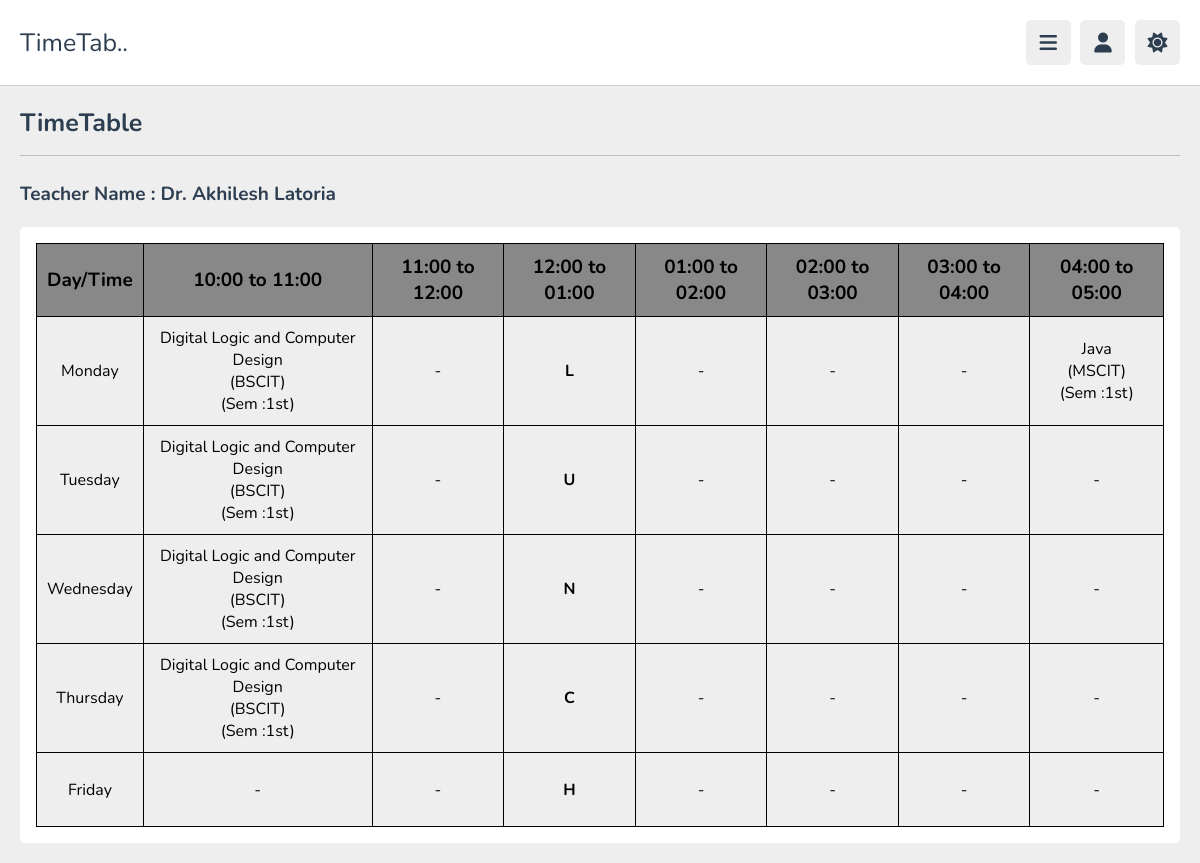
Screenshot of /teacher/timetable.php (signed in) with the database file from the repository.
### tables this page shows
CREATE TABLE `teachers` (
  `teacher_id` int(11) NOT NULL,
  `name` varchar(100) NOT NULL,
  `email` varchar(100) NOT NULL,
  `password` varchar(100) NOT NULL,
  `contact_no` varchar(12) NOT NULL,
  `gender` varchar(10) NOT NULL,
  `address` varchar(200) NOT NULL,
  `image` varchar(200) NOT NULL
);

CREATE TABLE `subjects` (
  `subject_id` int(11) NOT NULL,
  `subject_name` varchar(100) NOT NULL,
  `course_id` int(11) NOT NULL,
  `sem_id` int(11) NOT NULL,
  `assign_id` int(11) NOT NULL
);

CREATE TABLE `courses` (
  `course_id` int(11) NOT NULL,
  `course_name` varchar(200) NOT NULL,
  `description` varchar(10000) NOT NULL
);

CREATE TABLE `semesters` (
  `sem_id` int(11) NOT NULL,
  `sem_name` varchar(20) NOT NULL,
  `course_id` int(11) NOT NULL
);

### teacher/timetable.php (the view, shortened to what this page needs)
<?php
require ("../db_connect.php");
require ("header.php");
function teacher_time_table($conn, $teacher_id)
{
    $days = ['Monday', 'Tuesday', 'Wednesday', 'Thursday', 'Friday'];
    $times = ['10:00 to 11:00', '11:00 to 12:00', '01:00 to 02:00', '02:00 to 03:00', '03:00 to 04:00', '04:00 to 05:00'];
    $weekTimeTable = [];
    foreach ($days as $day) {
        $dailyTimeTable = [];
        foreach ($times as $time) {
            $stmt = $conn->prepare("SELECT subject_id, course_id, sem_id FROM timetable WHERE teacher_id = '$teacher_id' AND day = '$day' AND time = '$time'");
            $stmt->execute();
            $result = $stmt->get_result();
            if ($result->num_rows > 0) {
                $row = $result->fetch_assoc();
                $subject_id = $row['subject_id'];
                $course_id = $row['course_id'];
                $sem_id = $row['sem_id'];
                $stmt_subject = $conn->prepare("SELECT subject_name FROM subjects WHERE subject_id = '$subject_id'");
                $stmt_subject->execute();
                $result_subject = $stmt_subject->get_result();
                $subject_name = $result_subject->fetch_assoc()['subject_name'];
                $stmt_course = $conn->prepare("SELECT course_name FROM courses WHERE course_id = '$course_id'");
                $stmt_course->execute();
                $result_course = $stmt_course->get_result();
                $course_name = $result_course->fetch_assoc()['course_name'];
                $stmt_sem = $conn->prepare("SELECT sem_name FROM semesters WHERE sem_id = '$sem_id'");
                $stmt_sem->execute();
                $result_sem = $stmt_sem->get_result();
                $sem_name = $result_sem->fetch_assoc()['sem_name'];
                $dailyTimeTable[] = $subject_name . ' </br>(' . $course_name . ')' . '</br>(Sem :' . $sem_name . ')';
            } else {
                $dailyTimeTable[] = '-';
            }
        }
        $weekTimeTable[] = $dailyTimeTable;
    }
    return $weekTimeTable;
}
?>
<!DOCTYPE html>
<html lang="en">
<head>
    <link rel="stylesheet" href="https://cdnjs.cloudflare.com/ajax/libs/font-awesome/6.1.2/css/all.min.css">
    <link rel="stylesheet" href="../css/style.css">
</head>
<body>
    <section class="timetablegen">
        <h1 class="heading">TimeTable</h1>
        <?php
        $teacher_id = $user_data['teacher_id'];
        $teacher1 = mysqli_query($conn, "SELECT * FROM teachers WHERE teacher_id='$teacher_id'");
        $teacher2 = mysqli_fetch_array($teacher1);
        $weekTimeTable = teacher_time_table($conn, $teacher_id);
        ?>
        <h3>Teacher Name : <?php echo ucwords($teacher2['name']); ?> </h3>
        <div class="table-data">
            <table>
                <thead>
                    <tr>
                        <th>Day/Time</th>
                        <th>10:00 to 11:00</th>
                        <th>11:00 to 12:00</th>
                        <th>12:00 to 01:00</th>
                        <th>01:00 to 02:00</th>
                        <th>02:00 to 03:00</th>
                        <th>03:00 to 04:00</th>
                        <th>04:00 to 05:00</th>
                    </tr>
                </thead>
                <tbody>
                    <?php
                    $days = ['Monday', 'Tuesday', 'Wednesday', 'Thursday', 'Friday'];
                    $lunch = 'LUNCH';
                    foreach ($weekTimeTable as $i => $dailyTimeTable) {
                        ?>
                        <tr>
                            <td><?php echo $days[$i]; ?></td>
                            <?php
                            foreach ($dailyTimeTable as $j => $subject) {
                                if ($j == 2) {
                                    ?>
                                    <td><b><?php echo $lunch[$i]; ?></td>
                                    <?php
                                }
                                ?>
                                <td><?php echo ($subject ? $subject : ''); ?></td>
                                <?php
                            }
                            ?>
                        </tr>
                        <?php
                    }
                    ?>
                </tbody>
            </table>
        </div>
    </section>
</body>
</html>

### css/style.css (style rules this page uses)
:root { --main-color: #8e44ad; --red: #e74c3c; --orange: #f39c12; --light-color: #888; --light-bg: #eee; --black: #2c3e50; --white: #fff; --border: .1rem solid rgba(0, 0, 0, .2); }
* { font-family: 'Nunito', sans-serif; margin: 0; padding: 0; box-sizing: border-box; outline: none; border: none; text-decoration: none; }
html { font-size: 62.5%; overflow-x: hidden; }
body { background-color: var(--light-bg); padding-left: 30rem; }
section { padding: 2rem; margin: 0 auto; max-width: 1200px; }
.heading { font-size: 2.5rem; color: var(--black); margin-bottom: 2.5rem; border-bottom: var(--border); padding-bottom: 1.5rem; text-transform: capitalize; }
.timetablegen h3 { font-size: 19px; color: var(--black); margin-top: 1rem; }
.timetablegen .table-data { display: flex; justify-content: center; margin-top: 2rem; padding: 16px; width: 100%; background-color: var(--white); border-radius: 0.5rem; }
.timetablegen .table-data table { border-collapse: collapse; width: 100%; }
.timetablegen .table-data table, .timetablegen .table-data td, .timetablegen .table-data th { border: 1px solid; }
.timetablegen .table-data th, .timetablegen .table-data td { padding: 10px; text-align: center; }
.timetablegen .table-data th { height: 40px; font-size: 19px; background-color: var(--light-color); text-align: center; }
.timetablegen .table-data tbody tr { height: 74px; font-size: 16px; background-color: var(--light-bg); text-align: left; }
.timetablegen .table-data thead tr { font-size: 16px; background-color: var(--light-bg); text-align: left; }
@media (max-width:1200px) { body { padding-left: 0; } }

### rows the page displays
teachers: name "Dr. Akhilesh Latoria"
subjects: subject_name "Digital Logic and Computer Design"
courses: course_name "BSCIT"
semesters: sem_name "1st"
subjects: subject_name "Java"
courses: course_name "MSCIT"
semesters: sem_name "1st"

### other values shown
$days[$i] "Monday"
$subject "-"
$lunch[$i] "L"
$days[$i] "Tuesday"
$lunch[$i] "U"
$days[$i] "Wednesday"
$lunch[$i] "N"
$days[$i] "Thursday"
$lunch[$i] "C"
$days[$i] "Friday"
$lunch[$i] "H"
